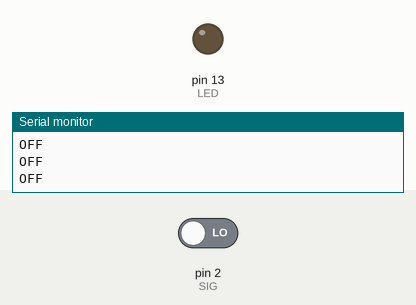
This sketch was run on a simulated Arduino Uno, built with avr-gcc and run on an emulated ATmega328P. Parts: output pins drawn as LEDs (lit = HIGH), the last lines printed to the serial monitor. The inputs (shaded band) are chosen by the test bench; at power-on: pin 2 (SIG) LOW.

Above: at 1.2 s.
1.3 s: pin 2 (SIG) driven HIGH
At 2.0 s:
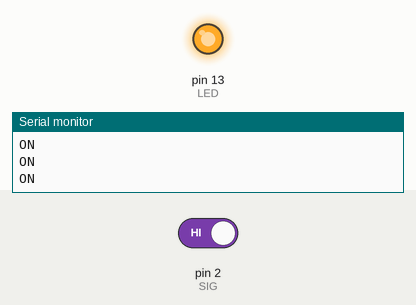
2.9 s: pin 2 (SIG) driven LOW
At 4.4 s:
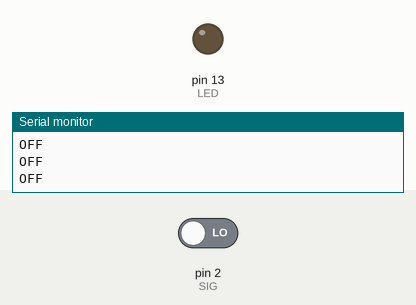
Timing chart, 0 to 5.9 s (numbered marks = the images above; inputs shaded):
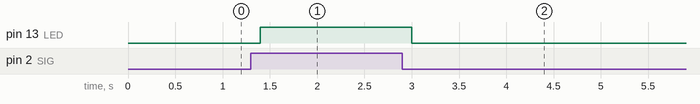

Measured:
- after the input at 1.3 s, pin 13 (LED): LOW → HIGH after 0.10 s
- after the input at 2.9 s, pin 13 (LED): HIGH → LOW after 0.10 s

The sketch:

touch.ino
```cpp
// Pin Connections
int SIG = 2;
int LED = 13;

void setup()
{
    Serial.begin(9600);
    pinMode(SIG, INPUT);
    pinMode(LED, OUTPUT);
}

void loop()
{
    if (digitalRead(SIG))
    {
        digitalWrite(LED, HIGH);
        Serial.print("\nON");
    }
    else
    {
        digitalWrite(LED, LOW);
        Serial.print("\nOFF");
    }

    delay(200);
}
```
